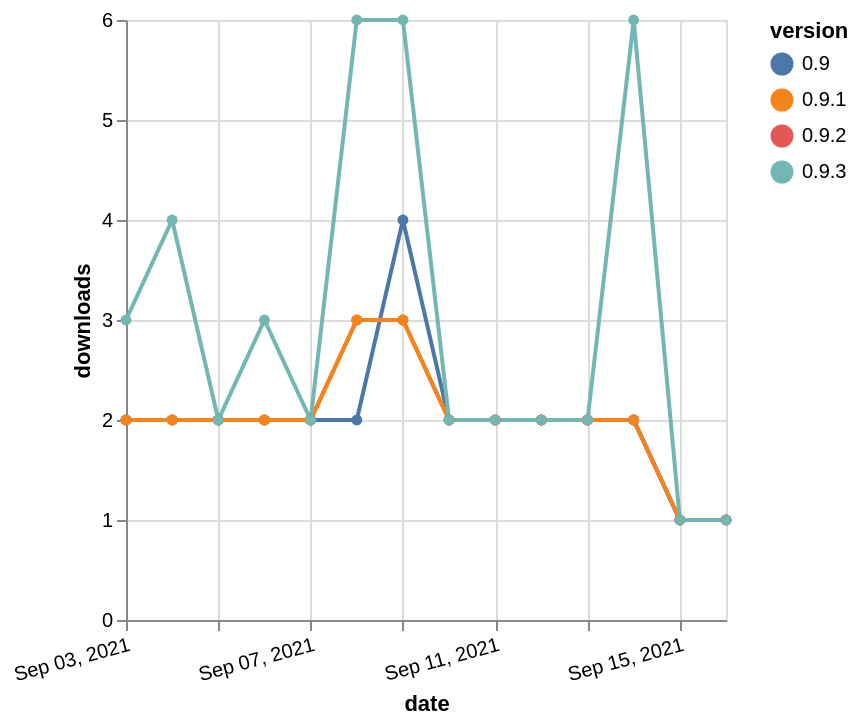

Here is the Vega-Lite specification saved for this chart:
### Vega-Lite specification from a JSON file in a GitHub repository (floating-point values rounded to 4 significant figures)
{"$schema": "https://vega.github.io/schema/vega-lite/v5.json", "description": "A simple bar chart with embedded data.", "data": {"values": [{"date": "2021-09-03", "total": 1629, "delta": 2, "version": "0.9.2"}, {"date": "2021-09-04", "total": 1631, "delta": 2, "version": "0.9.2"}, {"date": "2021-09-05", "total": 1633, "delta": 2, "version": "0.9.2"}, {"date": "2021-09-06", "total": 1635, "delta": 2, "version": "0.9.2"}, {"date": "2021-09-07", "total": 1637, "delta": 2, "version": "0.9.2"}, {"date": "2021-09-08", "total": 1640, "delta": 3, "version": "0.9.2"}, {"date": "2021-09-09", "total": 1643, "delta": 3, "version": "0.9.2"}, {"date": "2021-09-10", "total": 1645, "delta": 2, "version": "0.9.2"}, {"date": "2021-09-11", "total": 1647, "delta": 2, "version": "0.9.2"}, {"date": "2021-09-12", "total": 1649, "delta": 2, "version": "0.9.2"}, {"date": "2021-09-13", "total": 1651, "delta": 2, "version": "0.9.2"}, {"date": "2021-09-14", "total": 1653, "delta": 2, "version": "0.9.2"}, {"date": "2021-09-15", "total": 1654, "delta": 1, "version": "0.9.2"}, {"date": "2021-09-16", "total": 1655, "delta": 1, "version": "0.9.2"}, {"date": "2021-09-03", "total": 1836, "delta": 2, "version": "0.9"}, {"date": "2021-09-04", "total": 1838, "delta": 2, "version": "0.9"}, {"date": "2021-09-05", "total": 1840, "delta": 2, "version": "0.9"}, {"date": "2021-09-06", "total": 1842, "delta": 2, "version": "0.9"}, {"date": "2021-09-07", "total": 1844, "delta": 2, "version": "0.9"}, {"date": "2021-09-08", "total": 1846, "delta": 2, "version": "0.9"}, {"date": "2021-09-09", "total": 1850, "delta": 4, "version": "0.9"}, {"date": "2021-09-10", "total": 1852, "delta": 2, "version": "0.9"}, {"date": "2021-09-11", "total": 1854, "delta": 2, "version": "0.9"}, {"date": "2021-09-12", "total": 1856, "delta": 2, "version": "0.9"}, {"date": "2021-09-13", "total": 1858, "delta": 2, "version": "0.9"}, {"date": "2021-09-14", "total": 1860, "delta": 2, "version": "0.9"}, {"date": "2021-09-15", "total": 1861, "delta": 1, "version": "0.9"}, {"date": "2021-09-16", "total": 1862, "delta": 1, "version": "0.9"}, {"date": "2021-09-03", "total": 1655, "delta": 2, "version": "0.9.1"}, {"date": "2021-09-04", "total": 1657, "delta": 2, "version": "0.9.1"}, {"date": "2021-09-05", "total": 1659, "delta": 2, "version": "0.9.1"}, {"date": "2021-09-06", "total": 1661, "delta": 2, "version": "0.9.1"}, {"date": "2021-09-07", "total": 1663, "delta": 2, "version": "0.9.1"}, {"date": "2021-09-08", "total": 1666, "delta": 3, "version": "0.9.1"}, {"date": "2021-09-09", "total": 1669, "delta": 3, "version": "0.9.1"}, {"date": "2021-09-10", "total": 1671, "delta": 2, "version": "0.9.1"}, {"date": "2021-09-11", "total": 1673, "delta": 2, "version": "0.9.1"}, {"date": "2021-09-12", "total": 1675, "delta": 2, "version": "0.9.1"}, {"date": "2021-09-13", "total": 1677, "delta": 2, "version": "0.9.1"}, {"date": "2021-09-14", "total": 1679, "delta": 2, "version": "0.9.1"}, {"date": "2021-09-15", "total": 1680, "delta": 1, "version": "0.9.1"}, {"date": "2021-09-16", "total": 1681, "delta": 1, "version": "0.9.1"}, {"date": "2021-09-03", "total": 1783, "delta": 3, "version": "0.9.3"}, {"date": "2021-09-04", "total": 1787, "delta": 4, "version": "0.9.3"}, {"date": "2021-09-05", "total": 1789, "delta": 2, "version": "0.9.3"}, {"date": "2021-09-06", "total": 1792, "delta": 3, "version": "0.9.3"}, {"date": "2021-09-07", "total": 1794, "delta": 2, "version": "0.9.3"}, {"date": "2021-09-08", "total": 1800, "delta": 6, "version": "0.9.3"}, {"date": "2021-09-09", "total": 1806, "delta": 6, "version": "0.9.3"}, {"date": "2021-09-10", "total": 1808, "delta": 2, "version": "0.9.3"}, {"date": "2021-09-11", "total": 1810, "delta": 2, "version": "0.9.3"}, {"date": "2021-09-12", "total": 1812, "delta": 2, "version": "0.9.3"}, {"date": "2021-09-13", "total": 1814, "delta": 2, "version": "0.9.3"}, {"date": "2021-09-14", "total": 1820, "delta": 6, "version": "0.9.3"}, {"date": "2021-09-15", "total": 1821, "delta": 1, "version": "0.9.3"}, {"date": "2021-09-16", "total": 1822, "delta": 1, "version": "0.9.3"}]}, "width": "container", "mark": {"type": "line", "point": {"filled": true}}, "encoding": {"x": {"field": "date", "type": "temporal", "timeUnit": "yearmonthdate", "title": "date", "axis": {"labelAngle": -15}}, "y": {"field": "delta", "type": "quantitative", "title": "downloads"}, "color": {"field": "version", "type": "nominal"}, "tooltip": {"field": "delta"}}}
